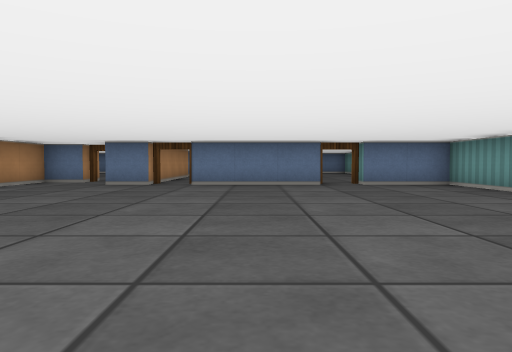
[1] (above)

21 first-person views from a walk through a cub3D level. The camera is about half as high as the walls, tilts 2° down and sees 70° across. The floor is counted in squares. Each view is taken from the middle of a square. On the plan, view 1 faces up. The plan holds only what a view shows up to about 9 squares ahead; the rest is blank. The place goes on beyond the plan.

[2]
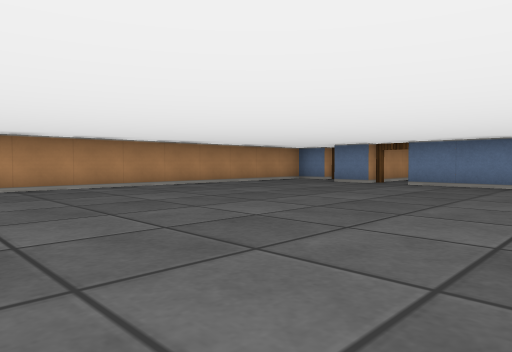

[3]
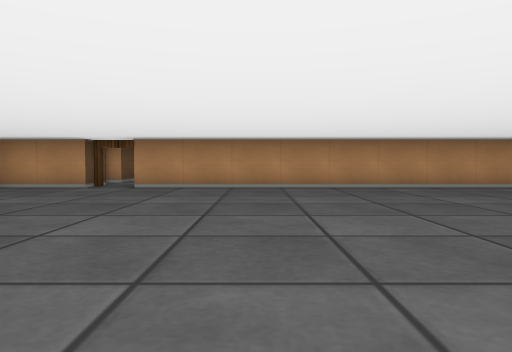

[4]
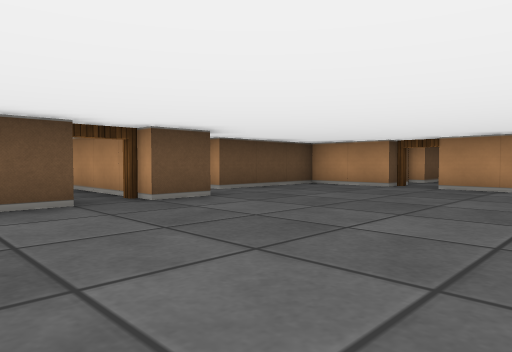

[5]
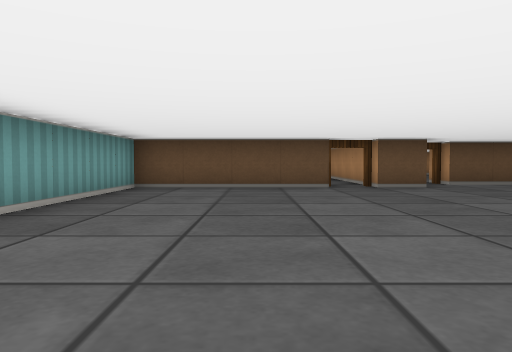

[6]
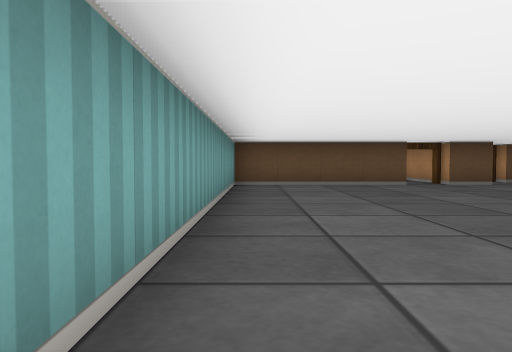

[7]
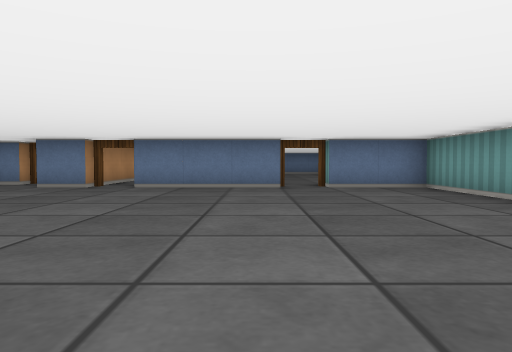

[8]
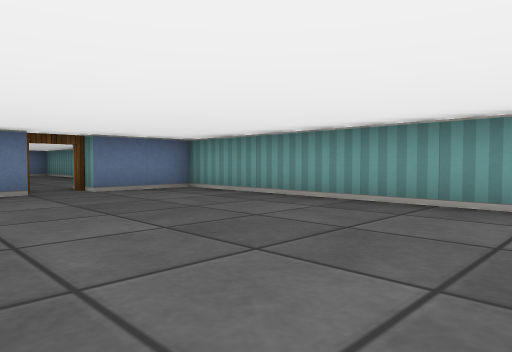

[9]
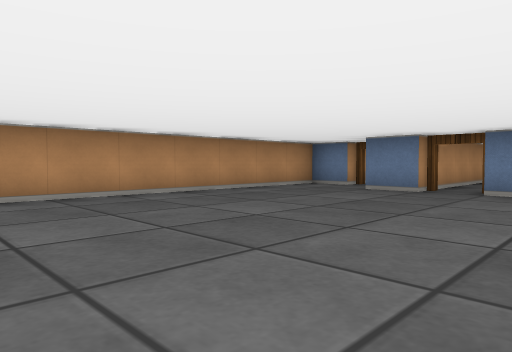

[10]
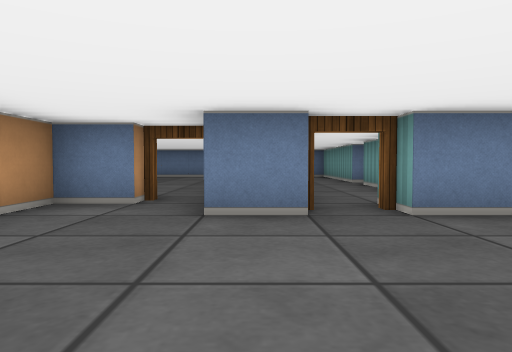

[11]
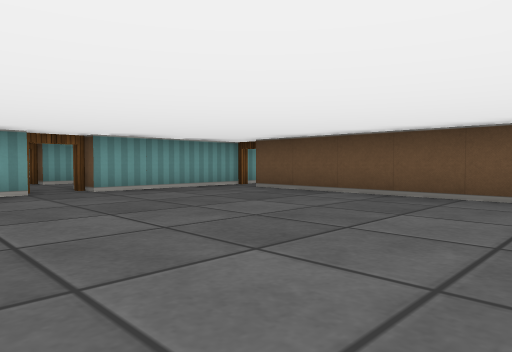

[12]
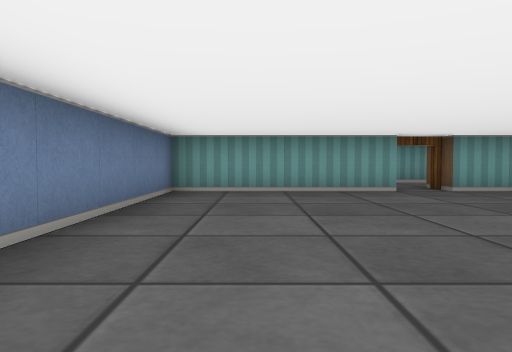

[13]
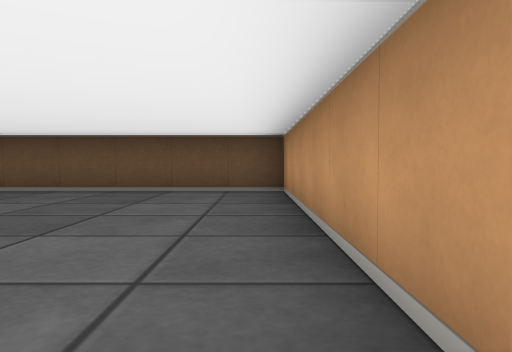

[14]
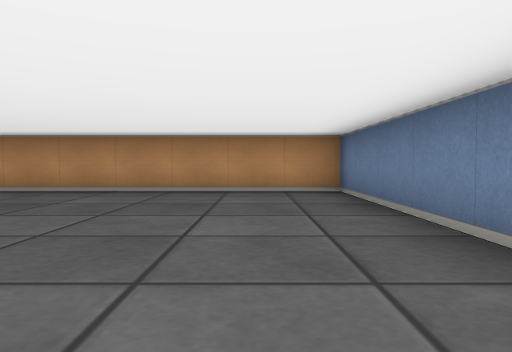

[15]
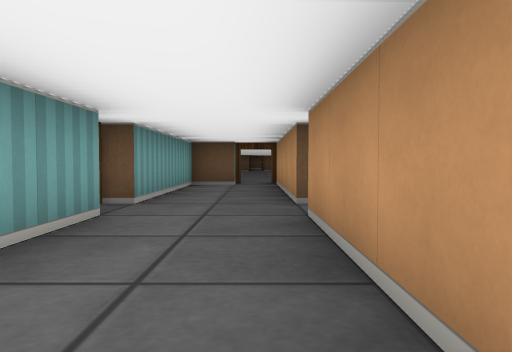

[16]
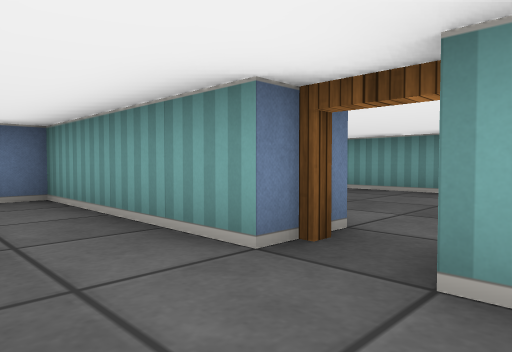

[17]
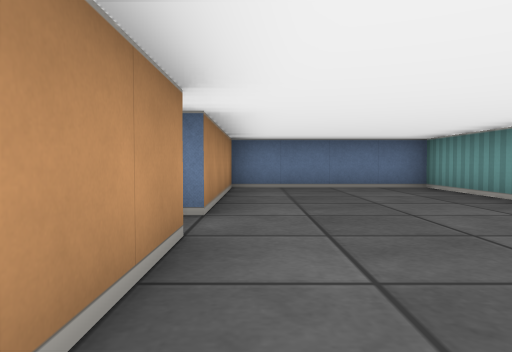

[18]
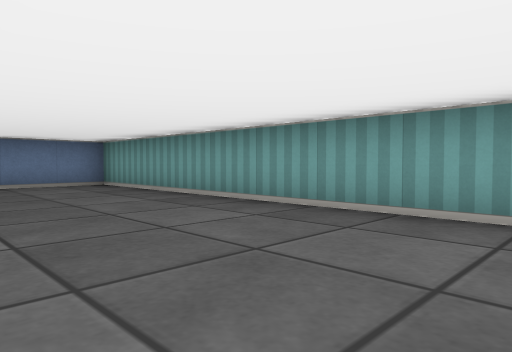

[19]
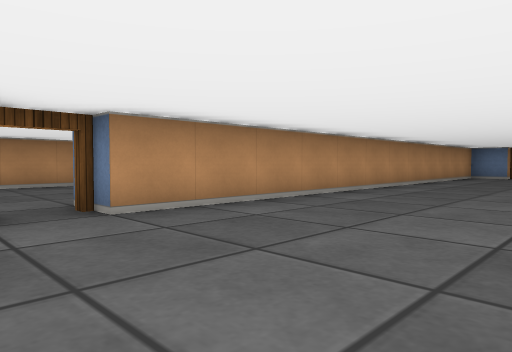

[20]
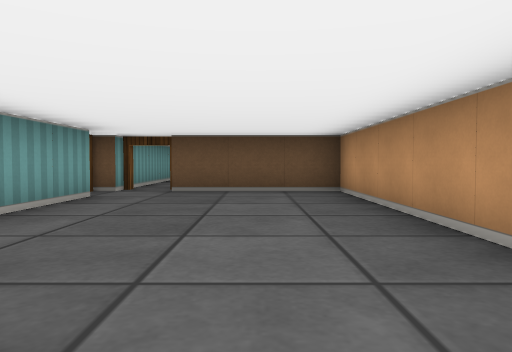

[21]
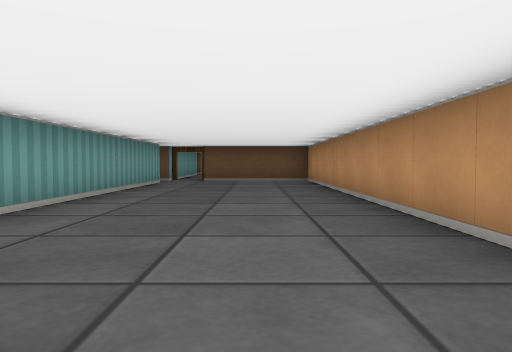

### Floor plan
Ten units are one square. View 1 is at (0, 0); x grows to the right and y downward. Boxes are objects, and circles mark ways between rooms. Rooms are numbered by the first view taken in them; rooms with no view inside come last. Other rooms are left out.
<svg viewBox="-110 -190 160 255">
<path fill="none" stroke="#000" d="M-16 45 -5 45M4 45 45 45 45 -85 25 -85M-25 -85 -35 -85M16 -85 -15 -85M-55 35 -55 55 -25 55M-45 -95 -55 -95 -55 25M-35 -144 -35 -185 -105 -185 -105 -105 -45 -105M-35 -98 -35 -135M-25 -135 -25 -85M-5 -145 -5 -185 -11 -185M-25 -174 -25 -145M-15 -95 -5 -95 -5 -135M5 -135 5 -116M45 -105 45 -185 5 -185 5 -145M-105 -49 -105 35 -75 35M-65 25 -65 -35"/>
<circle cx="-40" cy="-100" r="3" fill="#2a7"/>
<circle cx="-20" cy="-90" r="3" fill="#2a7"/>
<circle cx="20" cy="-90" r="3" fill="#2a7"/>
<circle cx="-60" cy="30" r="3" fill="#2a7"/>
<circle cx="-30" cy="-140" r="3" fill="#2a7"/>
<circle cx="0" cy="-140" r="3" fill="#2a7"/>
<text x="-10" y="-20">1</text>
<text x="-70" y="-150">2</text>
<text x="-20" y="-140">3</text>
<text x="20" y="-140">4</text>
<text x="-90" y="-30">5</text>
</svg>
Room 1 opens to room 2. Room 1 opens to room 3. Room 1 opens to room 4. Room 1 opens to room 5. Room 2 opens to room 3. Room 3 opens to room 4.

Where each view was taken, in squares from view 1:
view 1: 0 up, 0 right, facing up
view 2: 0 up, 2 right, facing up-left
view 3: 0 up, 2 right, facing left
view 4: 0 up, 2 right, facing down-left
view 5: 3 up, 2 right, facing down
view 6: 4 up, 4 right, facing down
view 7: 1 up, 1 right, facing up
view 8: 2 up, 0 right, facing up-right
view 9: 2 up, 0 right, facing up-left
view 10: 5 up, 3 left, facing up
view 11: 16 up, 10 left, facing down-right
view 12: 17 up, 10 left, facing right
view 13: 17 up, 10 left, facing down
view 14: 17 up, 4 left, facing left
view 15: 18 up, 2 left, facing down
view 16: 13 up, 2 left, facing up-right
view 17: 11 up, 1 right, facing up
view 18: 10 up, 1 right, facing up-right
view 19: 4 down, 2 left, facing up-left
view 20: 3 up, 9 left, facing down
view 21: 7 up, 9 left, facing down
